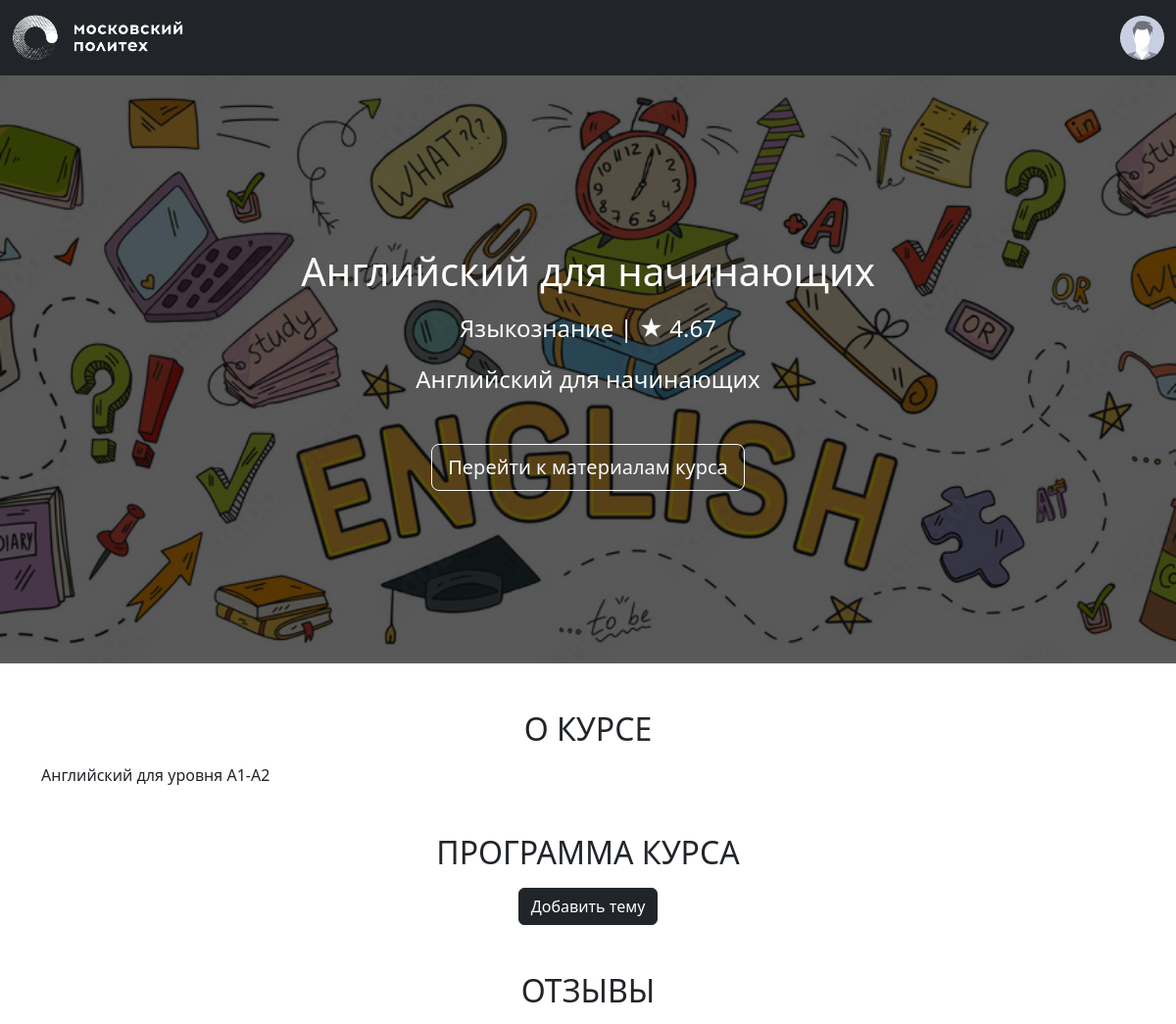
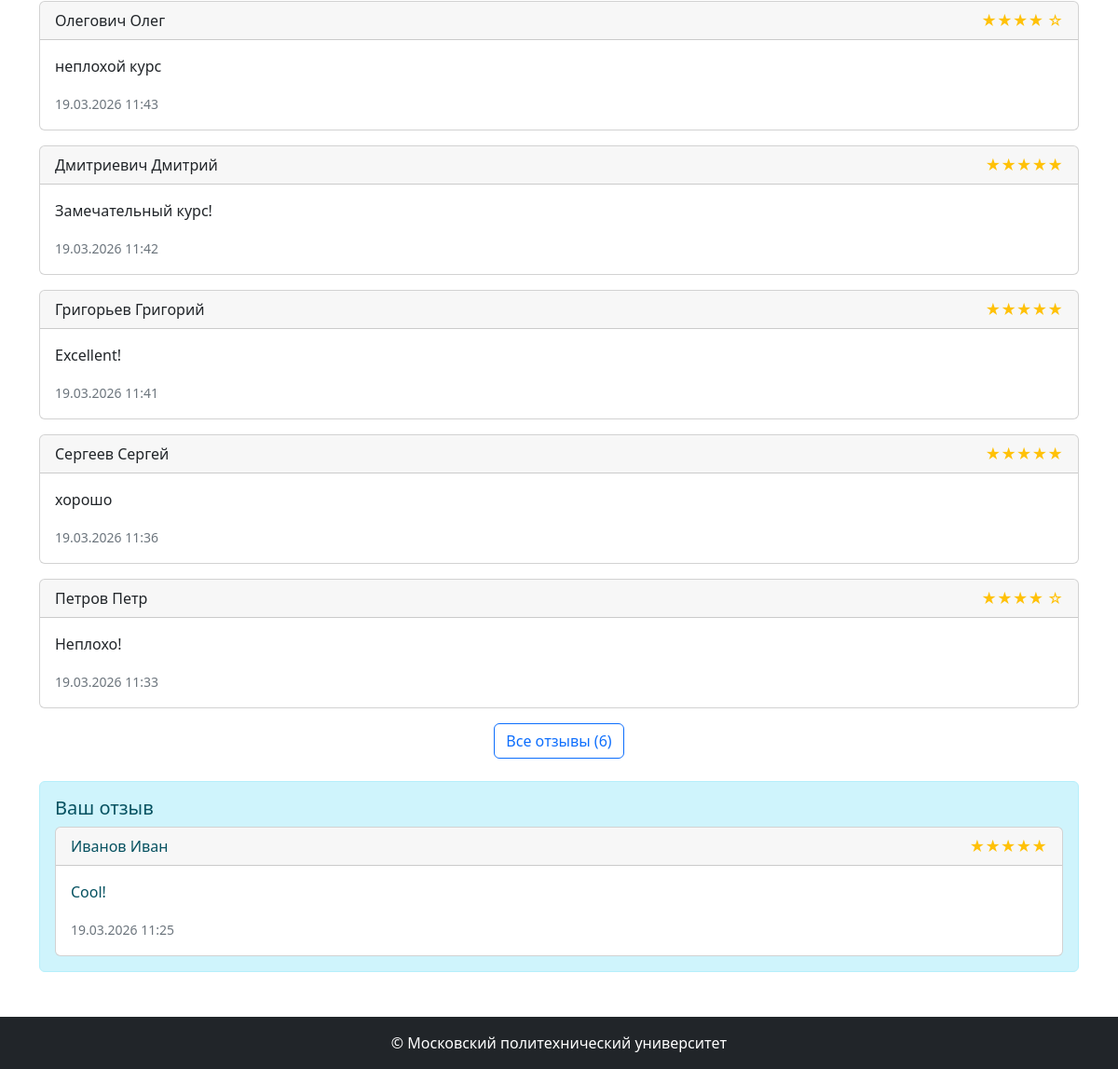
The app's page /courses/1 (signed in) with its own data (2 pictures, top to bottom).
### models.py (models this page shows, shortened)
class Image(db.Model):
    __tablename__ = 'images'
    id: Mapped[str] = mapped_column(String(100), primary_key=True)
    file_name: Mapped[str] = mapped_column(String(100))
    mime_type: Mapped[str] = mapped_column(String(100))
    md5_hash: Mapped[str] = mapped_column(String(100), unique=True)
    object_id: Mapped[Optional[int]]
    object_type: Mapped[Optional[str]] = mapped_column(String(100))
    created_at: Mapped[datetime] = mapped_column(default=datetime.now)
    @property
    def url(self):
        return url_for('image', image_id=self.id)

class Base(DeclarativeBase):
  metadata = MetaData(naming_convention={
        "ix": 'ix_%(column_0_label)s',
        "uq": "uq_%(table_name)s_%(column_0_name)s",
        "ck": "ck_%(table_name)s_%(constraint_name)s",
        "fk": "fk_%(table_name)s_%(column_0_name)s_%(referred_table_name)s",
        "pk": "pk_%(table_name)s"
    })

class Course(Base):
    __tablename__ = 'courses'
    id: Mapped[int] = mapped_column(primary_key=True)
    name: Mapped[str] = mapped_column(String(100))
    short_desc: Mapped[str] = mapped_column(Text)
    full_desc: Mapped[str] = mapped_column(Text)
    rating_sum: Mapped[int] = mapped_column(default=0)
    rating_num: Mapped[int] = mapped_column(default=0)
    category_id: Mapped[int] = mapped_column(ForeignKey("categories.id"))
    author_id: Mapped[int] = mapped_column(ForeignKey("users.id"))
    background_image_id: Mapped[str] = mapped_column(ForeignKey("images.id"))
    created_at: Mapped[datetime] = mapped_column(default=datetime.now)
    author: Mapped["User"] = relationship()
    category: Mapped["Category"] = relationship(lazy=False)
    bg_image: Mapped["Image"] = relationship()
    reviews: Mapped[List["Review"]] = relationship(back_populates="course", order_by="Review.created_at.desc()")
    @property
    def rating(self):
        if self.rating_num > 0:
            return self.rating_sum / self.rating_num
        return 0

class Category(Base):
    __tablename__ = 'categories'
    id = mapped_column(Integer, primary_key=True)
    name: Mapped[str] = mapped_column(String(100))
    parent_id: Mapped[Optional[int]] = mapped_column(ForeignKey("categories.id"))

class Review(db.Model):
    __tablename__ = 'reviews'
    id: Mapped[int] = mapped_column(primary_key=True)
    rating: Mapped[int] = mapped_column(nullable=False)  # оценка от 0 до 5
    text: Mapped[str] = mapped_column(Text, nullable=False)
    created_at: Mapped[datetime] = mapped_column(default=datetime.now)
    course_id: Mapped[int] = mapped_column(ForeignKey("courses.id"))
    user_id: Mapped[int] = mapped_column(ForeignKey("users.id"))
    course: Mapped["Course"] = relationship(back_populates="reviews")
    user: Mapped["User"] = relationship()

class User(Base, UserMixin):
    __tablename__ = 'users'
    id: Mapped[int] = mapped_column(primary_key=True)
    first_name: Mapped[str] = mapped_column(String(100))
    last_name: Mapped[str] = mapped_column(String(100))
    middle_name: Mapped[Optional[str]] = mapped_column(String(100))
    login: Mapped[str] = mapped_column(String(100), unique=True)
    password_hash: Mapped[str] = mapped_column(String(200))
    created_at: Mapped[datetime] = mapped_column(default=datetime.now)
    @property
    def full_name(self):
        return ' '.join([self.last_name, self.first_name, self.middle_name or ''])

### courses.py (the view)
@bp.route('/<int:course_id>')
def show(course_id):
    course = db.get_or_404(Course, course_id)
    return render_template('courses/show.html', course=course)

### auth.py (called while the page is built)
def load_user(user_id):
    user = db.session.execute(db.select(User).filter_by(id=user_id)).scalar()
    return user

### templates/courses/show.html (shortened to what this page needs)
{% extends 'base.html' %}
{% block content %}
<div class="title-area position-relative" style="background-image: url({{ course.bg_image.url }});">
    <div class="h-100 w-100 py-5 d-flex text-center position-absolute" style="background-color: rgba(0, 0, 0, 0.65);">
        <div class="m-auto">
            <h1 class="title mb-3 font-weight-bold">{{ course.name }}</h1>
            <p class="mb-3 mx-auto">
                {{ course.category.name }} | <span>★</span> <span>{{ "%.2f" | format(course.rating) }}</span>
            </p>
            <div class="container">
                <p class="description w-75 mb-5 mx-auto">
                    {{ course.short_desc }}
                </p>
            </div>
            {% if current_user.is_authenticated %}
                <a href="#" class="btn btn-outline-light btn-lg">Перейти к материалам курса</a>
            {% else %}
                <button class="btn btn-outline-light btn-lg" disabled>Записаться</button>
            {% endif %}
        </div>
    </div>
</div>
<div class="container mt-5">
    <section class="about mb-5">
        <h2 class="mb-3 text-center text-uppercase font-weight-bold">О курсе</h2>
        <p>{{ course.full_desc }}</p>
    </section>
    <section class="program mb-5">
        <h2 class="mb-3 text-center text-uppercase font-weight-bold">Программа курса</h2>
        {% if current_user.is_authenticated and current_user.id == course.author_id %}
            <div class="text-center">
                <button type="button" class="btn btn-dark">
                    Добавить тему
                </button>
            </div>
        {% endif %}
    </section>
    <section class="reviews mb-5">
        <h2 class="mb-3 text-center text-uppercase font-weight-bold">Отзывы</h2>
        {% if course.reviews %}
            <div class="reviews-list">
                {% for review in course.reviews[:5] %}
                    <div class="card mb-3">
                        <div class="card-header d-flex justify-content-between">
                            <span>{{ review.user.full_name }}</span>
                            <span class="text-warning">
                                {% for i in range(review.rating) %}★{% endfor %}
                                {% for i in range(5 - review.rating) %}☆{% endfor %}
                            </span>
                        </div>
                        <div class="card-body">
                            <p class="card-text">{{ review.text }}</p>
                            <small class="text-muted">{{ review.created_at.strftime('%d.%m.%Y %H:%M') }}</small>
                        </div>
                    </div>
                {% endfor %}
            </div>
            {% if course.reviews|length > 5 %}
                <div class="text-center mt-3">
                    <a href="{{ url_for('courses.reviews', course_id=course.id) }}" class="btn btn-outline-primary">
                        Все отзывы ({{ course.reviews|length }})
                    </a>
                </div>
            {% endif %}
        {% else %}
            <p class="text-muted">Пока нет отзывов. Будьте первым!</p>
        {% endif %}
        {% if current_user.is_authenticated %}
            {% set user_review = course.reviews|selectattr('user_id', 'equalto', current_user.id)|first %}
            {% if user_review %}
                <div class="alert alert-info mt-4">
                    <h5>Ваш отзыв</h5>
                    <div class="card">
                        <div class="card-header d-flex justify-content-between">
                            <span>{{ user_review.user.full_name }}</span>
                            <span class="text-warning">
                                {% for i in range(user_review.rating) %}★{% endfor %}
                            </span>
                        </div>
                        <div class="card-body">
                            <p class="card-text">{{ user_review.text }}</p>
                            <small class="text-muted">{{ user_review.created_at.strftime('%d.%m.%Y %H:%M') }}</small>
                        </div>
                    </div>
                </div>
            {% endif %}
        {% else %}
            <div class="alert alert-warning mt-4">
                <a href="{{ url_for('auth.login') }}">Войдите</a>, чтобы оставить отзыв.
            </div>
        {% endif %}
    </section>
</div>
{% endblock %}

### static/styles.css (style rules this page uses)
.title-area { background-color: black; background-position: center; background-repeat: no-repeat; background-size: cover; color: white; font-size: 1.5rem; min-height: calc(75vh); }

### records on screen
Image: bg_image (picture)
Course: name "Английский для начинающих", rating "4.67", short_desc "Английский для начинающих", full_desc "Английский для уровня A1-A2"
Category: category.name "Языкознание"
Review: user.full_name "Олегович Олег", text "неплохой курс", created_at "19.03.2026 11:43"
Review: user.full_name "Дмитриевич Дмитрий", text "Замечательный курс!", created_at "19.03.2026 11:42"
Review: user.full_name "Григорьев Григорий", text "Excellent!", created_at "19.03.2026 11:41"
Review: user.full_name "Сергеев Сергей", text "хорошо", created_at "19.03.2026 11:36"
Review: user.full_name "Петров Петр", text "Неплохо!", created_at "19.03.2026 11:33"
User: user.full_name "Иванов Иван"
Review: text "Cool!", created_at "19.03.2026 11:25"

### other values on screen
{{ course.reviews|length }} "6"
